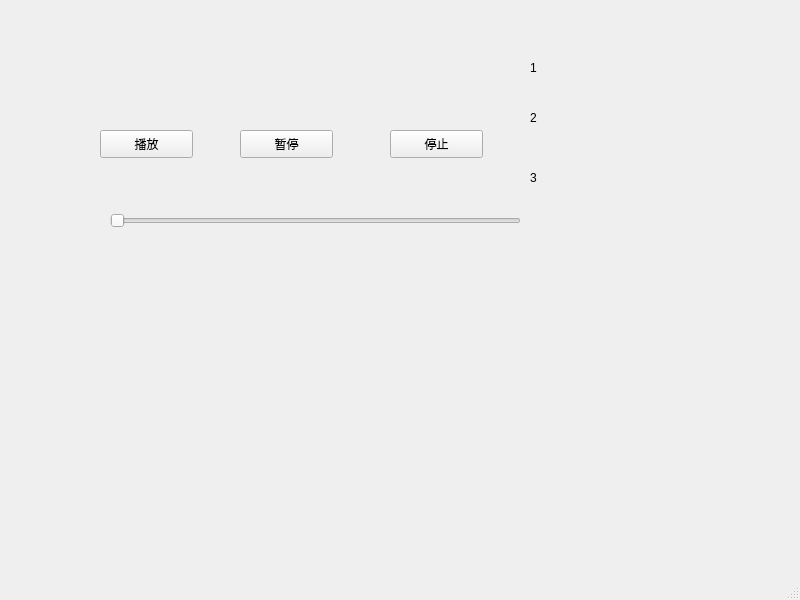
<?xml version="1.0" encoding="UTF-8"?>
<ui version="4.0">
 <class>MainWindow</class>
 <widget class="QMainWindow" name="MainWindow">
  <property name="geometry">
   <rect>
    <x>0</x>
    <y>0</y>
    <width>800</width>
    <height>600</height>
   </rect>
  </property>
  <property name="windowTitle">
   <string>MainWindow</string>
  </property>
  <widget class="QWidget" name="centralwidget">
   <widget class="QSlider" name="horizontalSlider">
    <property name="geometry">
     <rect>
      <x>110</x>
      <y>210</y>
      <width>411</width>
      <height>22</height>
     </rect>
    </property>
    <property name="orientation">
     <enum>Qt::Horizontal</enum>
    </property>
   </widget>
   <widget class="QPushButton" name="pushButton">
    <property name="geometry">
     <rect>
      <x>100</x>
      <y>130</y>
      <width>93</width>
      <height>28</height>
     </rect>
    </property>
    <property name="text">
     <string>播放</string>
    </property>
   </widget>
   <widget class="QPushButton" name="pushButton_2">
    <property name="geometry">
     <rect>
      <x>240</x>
      <y>130</y>
      <width>93</width>
      <height>28</height>
     </rect>
    </property>
    <property name="text">
     <string>暂停</string>
    </property>
   </widget>
   <widget class="QPushButton" name="pushButton_3">
    <property name="geometry">
     <rect>
      <x>390</x>
      <y>130</y>
      <width>93</width>
      <height>28</height>
     </rect>
    </property>
    <property name="text">
     <string>停止</string>
    </property>
   </widget>
   <widget class="QLabel" name="label">
    <property name="geometry">
     <rect>
      <x>530</x>
      <y>60</y>
      <width>201</width>
      <height>16</height>
     </rect>
    </property>
    <property name="text">
     <string>1</string>
    </property>
   </widget>
   <widget class="QLabel" name="label_2">
    <property name="geometry">
     <rect>
      <x>530</x>
      <y>110</y>
      <width>201</width>
      <height>16</height>
     </rect>
    </property>
    <property name="text">
     <string>2</string>
    </property>
   </widget>
   <widget class="QLabel" name="label_3">
    <property name="geometry">
     <rect>
      <x>530</x>
      <y>170</y>
      <width>201</width>
      <height>16</height>
     </rect>
    </property>
    <property name="text">
     <string>3</string>
    </property>
   </widget>
  </widget>
  <widget class="QMenuBar" name="menubar">
   <property name="geometry">
    <rect>
     <x>0</x>
     <y>0</y>
     <width>800</width>
     <height>26</height>
    </rect>
   </property>
  </widget>
  <widget class="QStatusBar" name="statusbar"/>
 </widget>
 <resources/>
 <connections/>
</ui>
